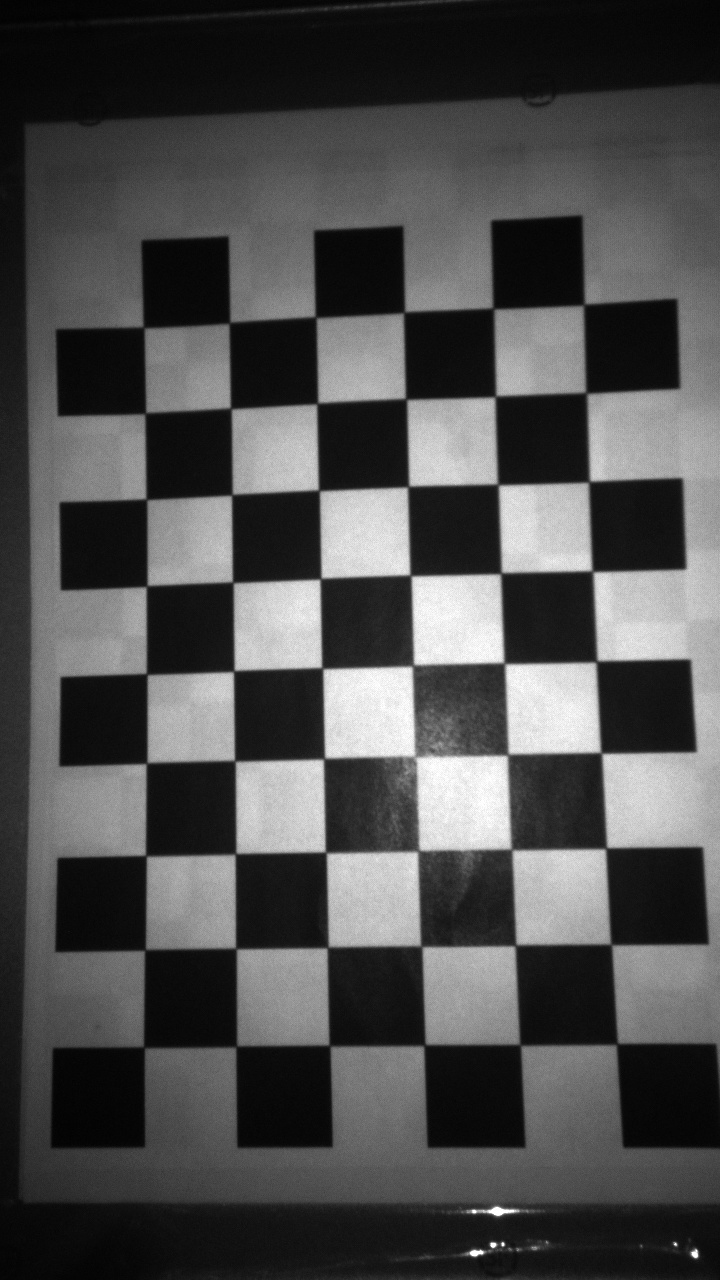
#> input picture sample/image0/ir-0101_000018_185BDA94.jpg, 720 x 1280 px
$ python single_camera_calibration.py --image_dir sample/image0 --save_file out.png
#> lines starting #> are read from the running program, lines starting #| are printed output that depends on the picture; after the words box and inside, x2 and y2 are one past the last pixel; in counts of white or black regions, pixels touching at a corner belong together; long printed decimals are rounded
### calibration_store.py
import cv2


def save_coefficients(mtx, dist, path):
    """ Save the camera matrix and the distortion coefficients to given path/file. """
    cv_file = cv2.FileStorage(path, cv2.FILE_STORAGE_WRITE)
    cv_file.write("K", mtx)
    cv_file.write("D", dist)
    # note you *release* you don't close() a FileStorage object
    cv_file.release()


# [56 lines left out: functions save_stereo_coefficients, load_coefficients, load_stereo_coefficients, not called in this run]

### single_camera_calibration.py
import numpy as np
import cv2
import glob
import argparse
from calibration_store import save_coefficients

# termination criteria
criteria = (cv2.TERM_CRITERIA_EPS + cv2.TERM_CRITERIA_MAX_ITER, 30, 0.001)


def calibrate(dirpath, prefix, image_format, square_size, width=9, height=6):
    """ Apply camera calibration operation for images in the given directory path. """
#> called with dirpath = 'sample/image0', image_format = 'jpg', square_size = 1, width = 9, height = 6
    # prepare object points, like (0,0,0), (1,0,0), (2,0,0) ....,(8,6,0)
    objp = np.zeros((height*width, 3), np.float32)
    objp[:, :2] = np.mgrid[0:width, 0:height].T.reshape(-1, 2)

    objp = objp * square_size  # Create real world coords. Use your metric.

    # Arrays to store object points and image points from all the images.
    objpoints = []  # 3d point in real world space
    imgpoints = []  # 2d points in image plane.

    # Directory path correction. Remove the last character if it is '/'
    if dirpath[-1:] == '/':
        dirpath = dirpath[:-1]

    # Get the images
    images = glob.glob(dirpath+'/' + '*.' + image_format)


    # Iterate through the pairs and find chessboard corners. Add them to arrays
    # If openCV can't find the corners in an image, we discard the image.
    for fname in images:
        img = cv2.imread(fname, 0)
#> img is the input picture: shape (1280, 720); min 1, max 255, mean 77.4
        img = cv2.resize(img, (args.im_w, args.im_h))
        gray = img

        # [10 lines of commented-out code are left out]
        ret, corners = cv2.findChessboardCorners(gray, (width, height), None)
#> ret = True; corners = 54 rows, first 8: [143.8, 1048.1], [145.5, 950.1], [145.9, 855.7], [146.5, 763.5], [146.8, 674.2], [146.5, 586], [146.5, 499.5], [145.3, 412.8]
        #print(ret, corners)
        # If found, add object points, image points (after refining them)
        if ret:
            #print('ok')
            objpoints.append(objp)

            corners2 = cv2.cornerSubPix(gray, corners, (11, 11), (-1, -1), criteria)
#> corners2 = 54 rows, first 8: [143.9, 1047.2], [145.1, 949.8], [145.9, 855.7], [146.6, 763.1], [146.8, 674.1], [146.7, 586], [146.3, 499.2], [145.2, 413.3]
            imgpoints.append(corners2)

            # Draw and display the corners
            # Show the image to see if pattern is found ! imshow function.
            img = cv2.drawChessboardCorners(img, (width, height), corners2, ret)
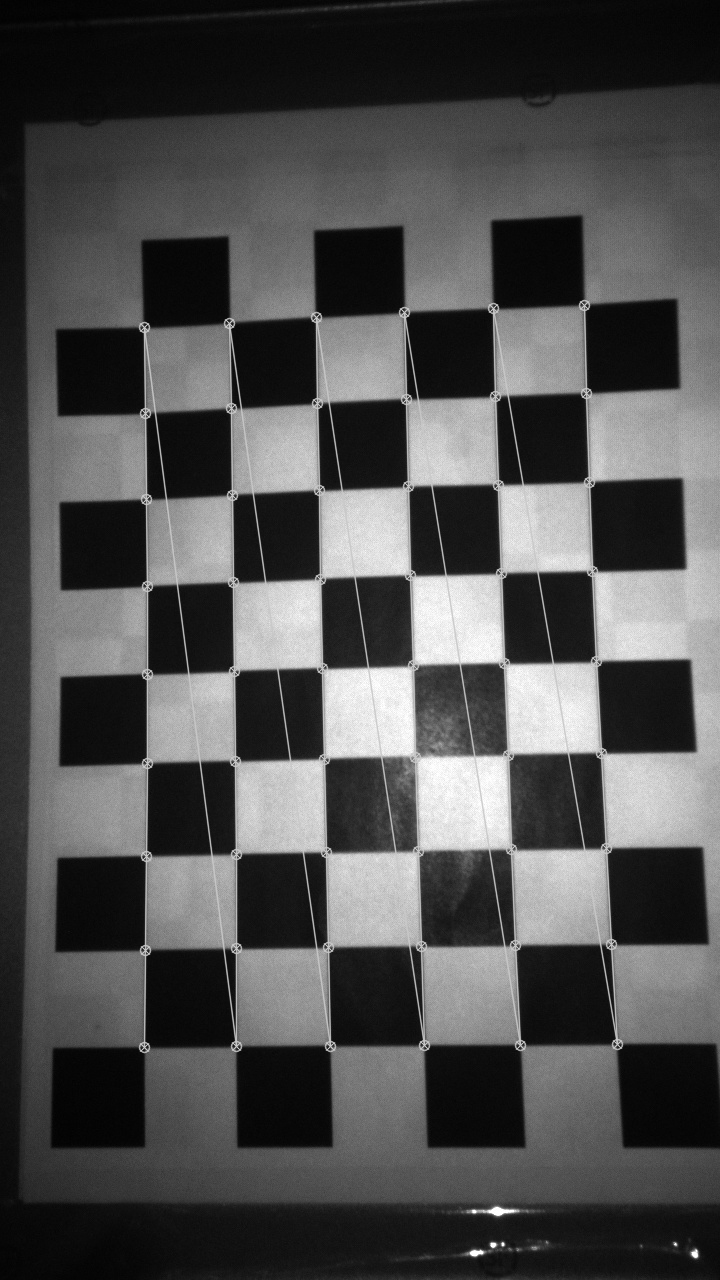
#> img: shape (1280, 720); 2.98% of pixels changed, all inside (x1, y1, x2, y2) = (138, 299, 624, 1054)
            cv2.imshow('cheese', img)
            cv2.waitKey(10)
#> pass 2 of the loop in calibrate, `for fname in images:`:
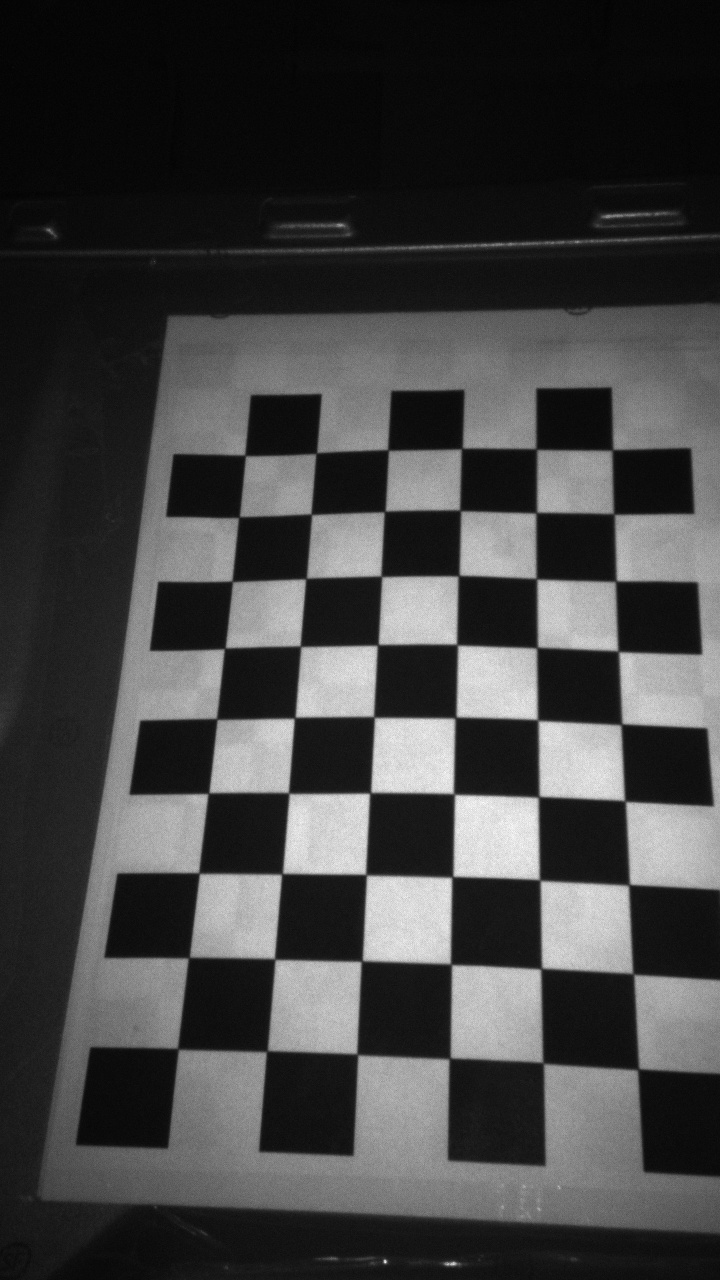
#> input picture sample/image0/ir-0101_000022_BA2A7767.jpg, 720 x 1280 px
#> in calibrate, img is the input picture: shape (1280, 720); min 1, max 254, mean 65.9
#> corners = 54 rows, first 8: [177.4, 1048.3], [188.5, 958.1], [199.4, 873.6], [208.5, 793.1], [217, 719.3], [225.4, 647.5], [231.8, 581], [239.2, 517]
#> corners2 = 54 rows, first 8: [177.8, 1048.8], [188.9, 957.5], [199.1, 873.1], [208.5, 793.2], [216.7, 718.9], [224.7, 648.3], [232.2, 581.3], [238.9, 517.1]
#> in calibrate, `img = cv2.drawChessboardCorners(img, (width, height), corners2, ret)`:
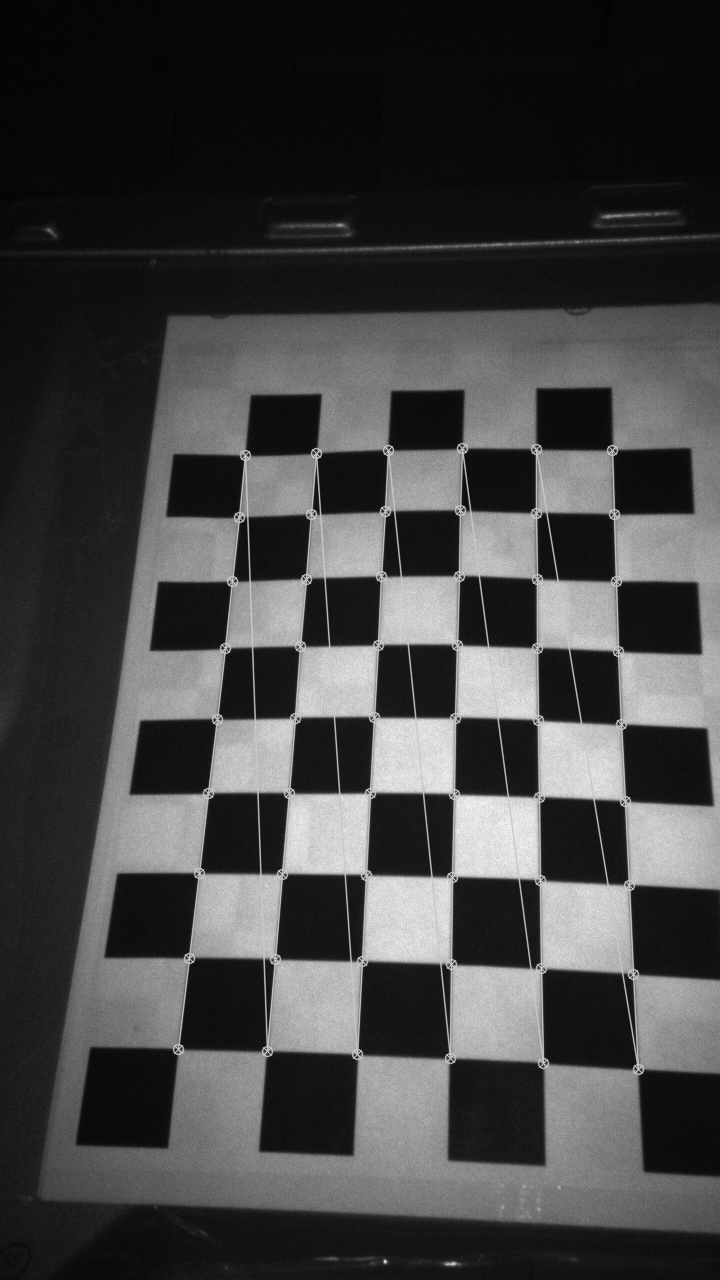
#> img: shape (1280, 720); 2.54% of pixels changed, all inside (x1, y1, x2, y2) = (172, 442, 645, 1076)

    ret, mtx, dist, rvecs, tvecs = cv2.calibrateCamera(objpoints, imgpoints, gray.shape[::-1], None, None)
#> ret = 1.24; mtx = [[1409, 0, 349.1], [0, 1418.5, 691.4], [0, 0, 1]]; dist = [[-0.00855, 2.94, 0.0258, 0.00462, -16.98]]; rvecs = ([-0.126, 0.00305, -1.59], [-0.437, -0.261, -1.51]); tvecs = ([-2.2, 3.78, 15.48], [-1.9, 3.92, 15.99])

    return [ret, mtx, dist, rvecs, tvecs]


if __name__ == '__main__':
    import os
    # Check the help parameters to understand arguments
    parser = argparse.ArgumentParser(description='Camera calibration')
    parser.add_argument('--image_dir', type=str, required=True, help='image directory path')
    parser.add_argument('--image_format', type=str, default='jpg',  help='image format, png/jpg')
    parser.add_argument('--prefix', type=str, required=False, help='image prefix')
    parser.add_argument('--square_size', type=float, default=1.0,required=False, help='chessboard square size')
    parser.add_argument('--width', type=int, required=False, default=9, help='chessboard width size, default is 9')
    parser.add_argument('--height', type=int, required=False, default=6, help='chessboard height size, default is 6')
    parser.add_argument('--im_h', type=int, default=1280)
    parser.add_argument('--im_w', type=int, default=720)
    parser.add_argument('--save_file', type=str, required=True, help='YML file to save calibration matrices')

    args = parser.parse_args()

    # Call the calibraton and save as file. RMS is the error rate, it is better if rms is less than 0.2
    ret, mtx, dist, rvecs, tvecs = calibrate(args.image_dir, args.prefix, args.image_format, args.square_size, args.width, args.height)
#> ret = 1.24; mtx = [[1409, 0, 349.1], [0, 1418.5, 691.4], [0, 0, 1]]; dist = [[-0.00855, 2.94, 0.0258, 0.00462, -16.98]]; tvecs = ([-2.2, 3.78, 15.48], [-1.9, 3.92, 15.99])

    save_dir = '/'.join(args.save_file.split('/')[:-1])
    if not os.path.exists(save_dir):
        os.makedirs(save_dir)

    save_coefficients(mtx, dist, args.save_file)
    print("Calibration is finished. RMS: ", ret)
#| Calibration is finished. RMS:  1.240
